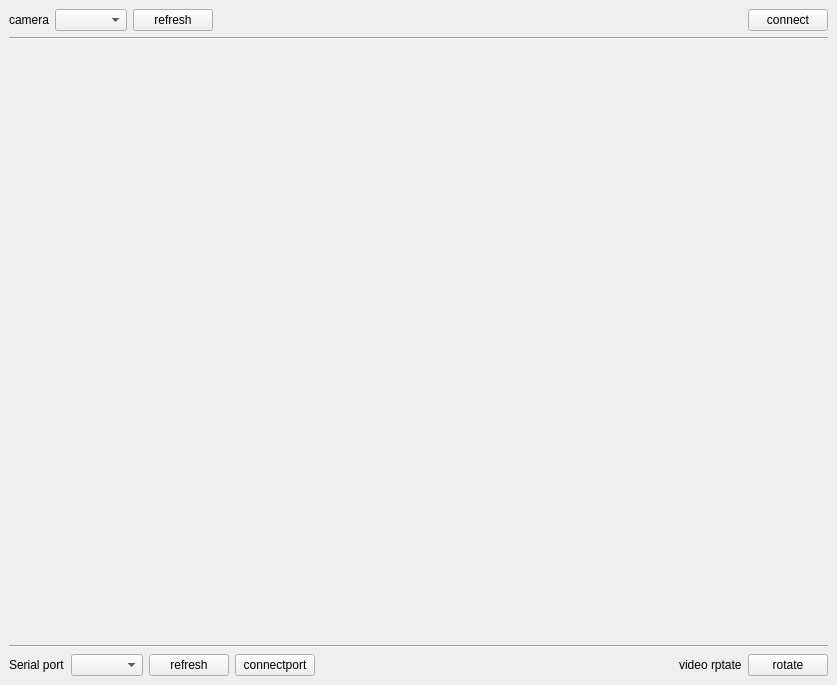
<?xml version="1.0" encoding="UTF-8"?>
<ui version="4.0">
 <class>MainWindow</class>
 <widget class="QMainWindow" name="MainWindow">
  <property name="geometry">
   <rect>
    <x>0</x>
    <y>0</y>
    <width>837</width>
    <height>685</height>
   </rect>
  </property>
  <property name="windowTitle">
   <string>MainWindow</string>
  </property>
  <widget class="QWidget" name="centralwidget">
   <layout class="QVBoxLayout" name="verticalLayout_4">
    <item>
     <layout class="QVBoxLayout" name="verticalLayout_3" stretch="0,0,10,0,0,0">
      <item>
       <layout class="QHBoxLayout" name="horizontalLayout">
        <item>
         <widget class="QLabel" name="label">
          <property name="text">
           <string>camera</string>
          </property>
         </widget>
        </item>
        <item>
         <widget class="QComboBox" name="Combo_cam"/>
        </item>
        <item>
         <widget class="QPushButton" name="Refresh">
          <property name="text">
           <string>refresh</string>
          </property>
         </widget>
        </item>
        <item>
         <spacer name="horizontalSpacer">
          <property name="orientation">
           <enum>Qt::Horizontal</enum>
          </property>
          <property name="sizeHint" stdset="0">
           <size>
            <width>40</width>
            <height>20</height>
           </size>
          </property>
         </spacer>
        </item>
        <item>
         <widget class="QPushButton" name="Show_connect_btn">
          <property name="text">
           <string>connect</string>
          </property>
         </widget>
        </item>
       </layout>
      </item>
      <item>
       <widget class="Line" name="line">
        <property name="orientation">
         <enum>Qt::Horizontal</enum>
        </property>
       </widget>
      </item>
      <item>
       <layout class="QHBoxLayout" name="horizontalLayout_6">
        <property name="leftMargin">
         <number>10</number>
        </property>
        <property name="rightMargin">
         <number>10</number>
        </property>
        <item>
         <spacer name="horizontalSpacer_3">
          <property name="orientation">
           <enum>Qt::Horizontal</enum>
          </property>
          <property name="sizeHint" stdset="0">
           <size>
            <width>40</width>
            <height>20</height>
           </size>
          </property>
         </spacer>
        </item>
        <item>
         <widget class="QLabel" name="show_img_label">
          <property name="text">
           <string/>
          </property>
          <property name="margin">
           <number>10</number>
          </property>
         </widget>
        </item>
        <item>
         <spacer name="horizontalSpacer_4">
          <property name="orientation">
           <enum>Qt::Horizontal</enum>
          </property>
          <property name="sizeHint" stdset="0">
           <size>
            <width>40</width>
            <height>20</height>
           </size>
          </property>
         </spacer>
        </item>
       </layout>
      </item>
      <item>
       <widget class="QLabel" name="dx_dy_text">
        <property name="text">
         <string/>
        </property>
       </widget>
      </item>
      <item>
       <widget class="Line" name="line_2">
        <property name="orientation">
         <enum>Qt::Horizontal</enum>
        </property>
       </widget>
      </item>
      <item>
       <layout class="QHBoxLayout" name="horizontalLayout_5">
        <item>
         <widget class="QLabel" name="label_2">
          <property name="text">
           <string>Serial port</string>
          </property>
         </widget>
        </item>
        <item>
         <widget class="QComboBox" name="Combo_port"/>
        </item>
        <item>
         <widget class="QPushButton" name="Port_refresh_btn">
          <property name="text">
           <string>refresh</string>
          </property>
         </widget>
        </item>
        <item>
         <widget class="QPushButton" name="Connect_port_bnt">
          <property name="text">
           <string>connectport</string>
          </property>
         </widget>
        </item>
        <item>
         <spacer name="horizontalSpacer_2">
          <property name="orientation">
           <enum>Qt::Horizontal</enum>
          </property>
          <property name="sizeHint" stdset="0">
           <size>
            <width>40</width>
            <height>20</height>
           </size>
          </property>
         </spacer>
        </item>
        <item>
         <widget class="QLabel" name="label_3">
          <property name="text">
           <string>video rptate</string>
          </property>
         </widget>
        </item>
        <item>
         <widget class="QPushButton" name="Show_rotate_btn">
          <property name="text">
           <string>rotate</string>
          </property>
         </widget>
        </item>
       </layout>
      </item>
     </layout>
    </item>
   </layout>
  </widget>
 </widget>
 <resources/>
 <connections/>
</ui>
